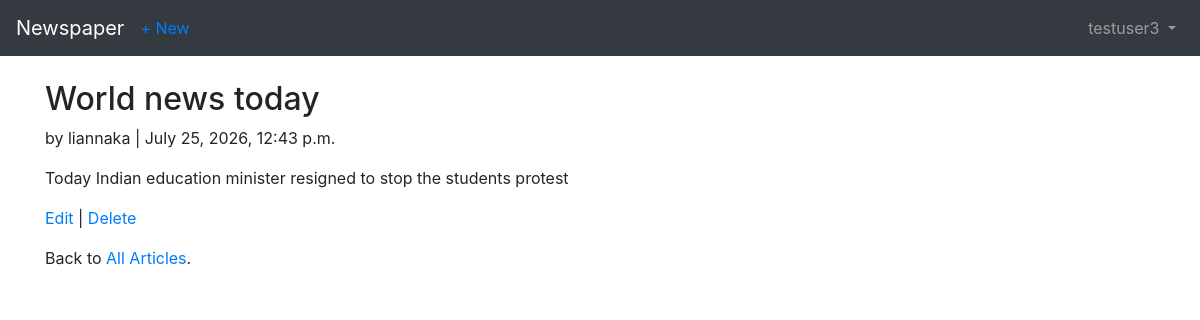
/articles/2/ (signed in), run on an earlier commit of the app's database.
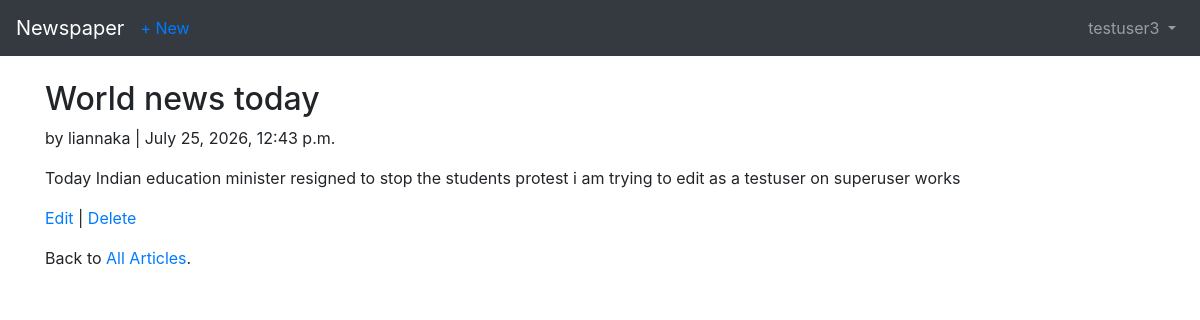
And on a later commit of the database.
### articles/models.py (models this page shows, shortened)
class Article(models.Model):
    title = models.CharField(max_length= 255)
    body = models.TextField()
    date = models.DateTimeField(auto_now_add=True)
    author = models.ForeignKey(
    get_user_model(),
    on_delete=models.CASCADE,
    )

### users/models.py (models this page shows)
class CustomUser(AbstractUser):
    age = models.PositiveIntegerField(null=True, blank=True)

### articles/views.py (the view)
class ArticleDetailView(DetailView): # new
    model = Article
    template_name = 'article_detail.html'

### templates/article_detail.html
{% extends 'base.html' %}
{% block content %}
<div class="article-entry">
<h2>{{ object.title }}</h2>
<p>by {{ object.author }} | {{ object.date }}</p>
<p>{{ object.body }}</p>
</div>
<p><a href="{% url 'article_edit' article.pk %}">Edit</a> |
<a href="{% url 'article_delete' article.pk %}">Delete</a></p>
<p>Back to <a href="{% url 'article_list' %}">All Articles</a>.</p>
{% endblock content %}

What changed in the data, as far as the page shows it:
changed Article "World news today": body "Today Indian education minister resigned to stop the students protest" → "Today Indian education minister resigned to stop the students protest i am trying to edit as a testuser on superuser works"
